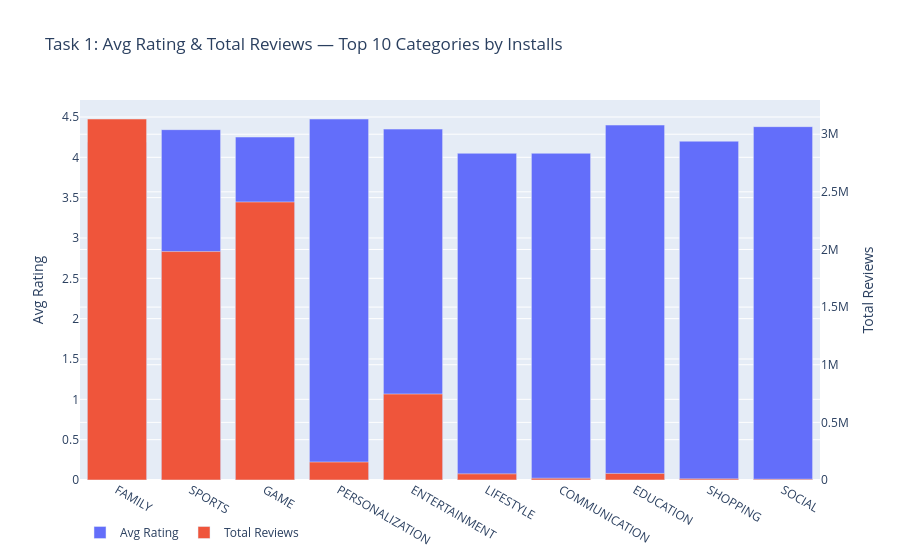

The cell this chart's notebook holds for it:
### Markdown cell above
## Task 1 — Grouped bar: avg rating vs total reviews, top 10 categories by installs
Filters: apps last updated in January, app size ≥ 10M, category avg rating ≥ 4.0.
Window: **3 PM–5 PM IST**.

### Code cell
def task1():
    if not gate(15, 17, "Task 1"): return
    # apps updated in January AND size >= 10 MB
    d = df[(df["Update_Month"] == 1) & (df["Size_MB"] >= 10)].copy()
    g = d.groupby("Category").agg(
            AvgRating=("Rating","mean"),
            TotalReviews=("Reviews","sum"),
            Installs=("Installs","sum")).reset_index()
    g = g[g["AvgRating"] >= 4.0]                      # drop categories rating < 4.0
    g = g.sort_values("Installs", ascending=False).head(10)
    if g.empty:
        print("No categories pass the Task 1 filters."); return
    fig = go.Figure()
    fig.add_bar(x=g["Category"], y=g["AvgRating"], name="Avg Rating", yaxis="y1")
    fig.add_bar(x=g["Category"], y=g["TotalReviews"], name="Total Reviews", yaxis="y2")
    fig.update_layout(title="Task 1: Avg Rating & Total Reviews — Top 10 Categories by Installs",
        barmode="group", yaxis=dict(title="Avg Rating"),
        yaxis2=dict(title="Total Reviews", overlaying="y", side="right"),
        legend=dict(orientation="h"))
    fig.show()
task1()

### Figure 1 — Plotly figure (JSON) as saved in the notebook; plotly's stock layout.template omitted (floating-point values rounded to 4 significant figures)
{"data": [{"name": "Avg Rating", "type": "bar", "x": ["FAMILY", "SPORTS", "GAME", "PERSONALIZATION", "ENTERTAINMENT", "LIFESTYLE", "COMMUNICATION", "EDUCATION", "SHOPPING", "SOCIAL"], "y": [4.188, 4.343, 4.252, 4.475, 4.35, 4.05, 4.05, 4.4, 4.2, 4.38], "yaxis": "y"}, {"name": "Total Reviews", "type": "bar", "x": ["FAMILY", "SPORTS", "GAME", "PERSONALIZATION", "ENTERTAINMENT", "LIFESTYLE", "COMMUNICATION", "EDUCATION", "SHOPPING", "SOCIAL"], "y": [3131951, 1982017, 2412245, 156004, 745832, 53376, 15398, 56897, 9975, 6881], "yaxis": "y2"}], "layout": {"barmode": "group", "legend": {"orientation": "h"}, "title": {"text": "Task 1: Avg Rating & Total Reviews — Top 10 Categories by Installs"}, "yaxis": {"title": {"text": "Avg Rating"}}, "yaxis2": {"overlaying": "y", "side": "right", "title": {"text": "Total Reviews"}}}}
